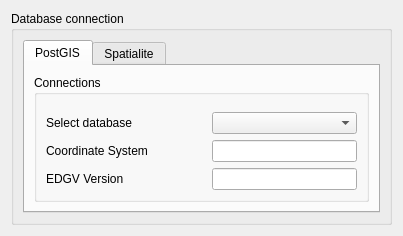
<?xml version="1.0" encoding="UTF-8"?>
<ui version="4.0">
 <class>ConnectionWidget</class>
 <widget class="QWidget" name="ConnectionWidget">
  <property name="geometry">
   <rect>
    <x>0</x>
    <y>0</y>
    <width>403</width>
    <height>226</height>
   </rect>
  </property>
  <property name="windowTitle">
   <string>Form</string>
  </property>
  <layout class="QGridLayout" name="gridLayout_6">
   <item row="0" column="0">
    <widget class="QgsCollapsibleGroupBox" name="mGroupBox">
     <property name="title">
      <string>Database connection</string>
     </property>
     <property name="saveCollapsedState">
      <bool>false</bool>
     </property>
     <layout class="QGridLayout" name="gridLayout_5">
      <item row="0" column="0">
       <widget class="QTabWidget" name="tabWidget">
        <property name="sizePolicy">
         <sizepolicy hsizetype="MinimumExpanding" vsizetype="Preferred">
          <horstretch>0</horstretch>
          <verstretch>0</verstretch>
         </sizepolicy>
        </property>
        <property name="currentIndex">
         <number>0</number>
        </property>
        <widget class="QWidget" name="tabPostGIS">
         <attribute name="title">
          <string>PostGIS</string>
         </attribute>
         <layout class="QGridLayout" name="gridLayout_3">
          <item row="0" column="0">
           <widget class="QGroupBox" name="groupBox_3">
            <property name="sizePolicy">
             <sizepolicy hsizetype="Preferred" vsizetype="Preferred">
              <horstretch>0</horstretch>
              <verstretch>0</verstretch>
             </sizepolicy>
            </property>
            <property name="title">
             <string>Connections</string>
            </property>
            <layout class="QGridLayout" name="gridLayout">
             <item row="0" column="0">
              <layout class="QVBoxLayout" name="verticalLayout">
               <item>
                <widget class="ExploreServerWidget" name="serverWidget" native="true"/>
               </item>
               <item>
                <layout class="QHBoxLayout" name="horizontalLayout_3">
                 <item>
                  <widget class="QLabel" name="label_8">
                   <property name="sizePolicy">
                    <sizepolicy hsizetype="Fixed" vsizetype="Preferred">
                     <horstretch>10</horstretch>
                     <verstretch>0</verstretch>
                    </sizepolicy>
                   </property>
                   <property name="maximumSize">
                    <size>
                     <width>150</width>
                     <height>16777215</height>
                    </size>
                   </property>
                   <property name="text">
                    <string>Select database</string>
                   </property>
                  </widget>
                 </item>
                 <item>
                  <spacer name="horizontalSpacer_6">
                   <property name="orientation">
                    <enum>Qt::Horizontal</enum>
                   </property>
                   <property name="sizeType">
                    <enum>QSizePolicy::Minimum</enum>
                   </property>
                   <property name="sizeHint" stdset="0">
                    <size>
                     <width>10</width>
                     <height>20</height>
                    </size>
                   </property>
                  </spacer>
                 </item>
                 <item>
                  <widget class="QComboBox" name="comboBoxPostgis">
                   <property name="sizePolicy">
                    <sizepolicy hsizetype="MinimumExpanding" vsizetype="Fixed">
                     <horstretch>0</horstretch>
                     <verstretch>0</verstretch>
                    </sizepolicy>
                   </property>
                   <property name="minimumSize">
                    <size>
                     <width>10</width>
                     <height>0</height>
                    </size>
                   </property>
                  </widget>
                 </item>
                </layout>
               </item>
              </layout>
             </item>
             <item row="1" column="0">
              <layout class="QHBoxLayout" name="horizontalLayout_12">
               <item>
                <widget class="QLabel" name="label_7">
                 <property name="sizePolicy">
                  <sizepolicy hsizetype="Fixed" vsizetype="Preferred">
                   <horstretch>10</horstretch>
                   <verstretch>0</verstretch>
                  </sizepolicy>
                 </property>
                 <property name="maximumSize">
                  <size>
                   <width>150</width>
                   <height>16777215</height>
                  </size>
                 </property>
                 <property name="text">
                  <string>Coordinate System</string>
                 </property>
                </widget>
               </item>
               <item>
                <spacer name="horizontalSpacer_5">
                 <property name="orientation">
                  <enum>Qt::Horizontal</enum>
                 </property>
                 <property name="sizeType">
                  <enum>QSizePolicy::Minimum</enum>
                 </property>
                 <property name="sizeHint" stdset="0">
                  <size>
                   <width>10</width>
                   <height>20</height>
                  </size>
                 </property>
                </spacer>
               </item>
               <item>
                <widget class="QLineEdit" name="postGISCrsEdit">
                 <property name="sizePolicy">
                  <sizepolicy hsizetype="MinimumExpanding" vsizetype="Fixed">
                   <horstretch>0</horstretch>
                   <verstretch>0</verstretch>
                  </sizepolicy>
                 </property>
                 <property name="minimumSize">
                  <size>
                   <width>100</width>
                   <height>0</height>
                  </size>
                 </property>
                </widget>
               </item>
              </layout>
             </item>
             <item row="2" column="0">
              <layout class="QHBoxLayout" name="horizontalLayout_5">
               <item>
                <widget class="QLabel" name="label_4">
                 <property name="sizePolicy">
                  <sizepolicy hsizetype="Fixed" vsizetype="Preferred">
                   <horstretch>20</horstretch>
                   <verstretch>0</verstretch>
                  </sizepolicy>
                 </property>
                 <property name="maximumSize">
                  <size>
                   <width>150</width>
                   <height>16777215</height>
                  </size>
                 </property>
                 <property name="text">
                  <string>EDGV Version</string>
                 </property>
                </widget>
               </item>
               <item>
                <spacer name="horizontalSpacer_3">
                 <property name="orientation">
                  <enum>Qt::Horizontal</enum>
                 </property>
                 <property name="sizeType">
                  <enum>QSizePolicy::Minimum</enum>
                 </property>
                 <property name="sizeHint" stdset="0">
                  <size>
                   <width>10</width>
                   <height>20</height>
                  </size>
                 </property>
                </spacer>
               </item>
               <item>
                <widget class="QLineEdit" name="edgvPostgisVersionEdit">
                 <property name="sizePolicy">
                  <sizepolicy hsizetype="MinimumExpanding" vsizetype="Fixed">
                   <horstretch>0</horstretch>
                   <verstretch>0</verstretch>
                  </sizepolicy>
                 </property>
                 <property name="minimumSize">
                  <size>
                   <width>100</width>
                   <height>0</height>
                  </size>
                 </property>
                </widget>
               </item>
              </layout>
             </item>
            </layout>
           </widget>
          </item>
         </layout>
        </widget>
        <widget class="QWidget" name="tabSpatialite">
         <attribute name="title">
          <string>Spatialite</string>
         </attribute>
         <layout class="QGridLayout" name="gridLayout_4">
          <item row="0" column="0">
           <layout class="QGridLayout" name="gridLayout_2">
            <item row="0" column="0">
             <layout class="QHBoxLayout" name="horizontalLayout">
              <item>
               <widget class="QLabel" name="label">
                <property name="sizePolicy">
                 <sizepolicy hsizetype="Fixed" vsizetype="Preferred">
                  <horstretch>10</horstretch>
                  <verstretch>0</verstretch>
                 </sizepolicy>
                </property>
                <property name="minimumSize">
                 <size>
                  <width>120</width>
                  <height>0</height>
                 </size>
                </property>
                <property name="maximumSize">
                 <size>
                  <width>120</width>
                  <height>16777215</height>
                 </size>
                </property>
                <property name="text">
                 <string>File                    </string>
                </property>
               </widget>
              </item>
              <item>
               <spacer name="horizontalSpacer_2">
                <property name="orientation">
                 <enum>Qt::Horizontal</enum>
                </property>
                <property name="sizeType">
                 <enum>QSizePolicy::Minimum</enum>
                </property>
                <property name="sizeHint" stdset="0">
                 <size>
                  <width>10</width>
                  <height>20</height>
                 </size>
                </property>
               </spacer>
              </item>
              <item>
               <widget class="QLineEdit" name="spatialiteFileEdit">
                <property name="sizePolicy">
                 <sizepolicy hsizetype="MinimumExpanding" vsizetype="Fixed">
                  <horstretch>0</horstretch>
                  <verstretch>0</verstretch>
                 </sizepolicy>
                </property>
               </widget>
              </item>
              <item>
               <widget class="QPushButton" name="pushButtonOpenFile">
                <property name="text">
                 <string>Search</string>
                </property>
               </widget>
              </item>
             </layout>
            </item>
            <item row="1" column="0">
             <layout class="QHBoxLayout" name="horizontalLayout_2">
              <item>
               <widget class="QLabel" name="label_2">
                <property name="sizePolicy">
                 <sizepolicy hsizetype="Fixed" vsizetype="Preferred">
                  <horstretch>10</horstretch>
                  <verstretch>0</verstretch>
                 </sizepolicy>
                </property>
                <property name="maximumSize">
                 <size>
                  <width>120</width>
                  <height>16777215</height>
                 </size>
                </property>
                <property name="text">
                 <string>Coordinate System</string>
                </property>
               </widget>
              </item>
              <item>
               <spacer name="horizontalSpacer_4">
                <property name="orientation">
                 <enum>Qt::Horizontal</enum>
                </property>
                <property name="sizeType">
                 <enum>QSizePolicy::Minimum</enum>
                </property>
                <property name="sizeHint" stdset="0">
                 <size>
                  <width>10</width>
                  <height>20</height>
                 </size>
                </property>
               </spacer>
              </item>
              <item>
               <widget class="QLineEdit" name="spatialiteCrsEdit">
                <property name="sizePolicy">
                 <sizepolicy hsizetype="MinimumExpanding" vsizetype="Fixed">
                  <horstretch>0</horstretch>
                  <verstretch>0</verstretch>
                 </sizepolicy>
                </property>
                <property name="minimumSize">
                 <size>
                  <width>100</width>
                  <height>0</height>
                 </size>
                </property>
               </widget>
              </item>
             </layout>
            </item>
            <item row="2" column="0">
             <layout class="QHBoxLayout" name="horizontalLayout_4">
              <item>
               <widget class="QLabel" name="label_3">
                <property name="sizePolicy">
                 <sizepolicy hsizetype="Fixed" vsizetype="Preferred">
                  <horstretch>20</horstretch>
                  <verstretch>0</verstretch>
                 </sizepolicy>
                </property>
                <property name="maximumSize">
                 <size>
                  <width>120</width>
                  <height>16777215</height>
                 </size>
                </property>
                <property name="text">
                 <string>EDGV Version</string>
                </property>
               </widget>
              </item>
              <item>
               <spacer name="horizontalSpacer">
                <property name="orientation">
                 <enum>Qt::Horizontal</enum>
                </property>
                <property name="sizeType">
                 <enum>QSizePolicy::Minimum</enum>
                </property>
                <property name="sizeHint" stdset="0">
                 <size>
                  <width>10</width>
                  <height>20</height>
                 </size>
                </property>
               </spacer>
              </item>
              <item>
               <widget class="QLineEdit" name="edgvSpatialiteVersionEdit">
                <property name="sizePolicy">
                 <sizepolicy hsizetype="MinimumExpanding" vsizetype="Fixed">
                  <horstretch>0</horstretch>
                  <verstretch>0</verstretch>
                 </sizepolicy>
                </property>
                <property name="minimumSize">
                 <size>
                  <width>100</width>
                  <height>0</height>
                 </size>
                </property>
               </widget>
              </item>
             </layout>
            </item>
           </layout>
          </item>
         </layout>
        </widget>
       </widget>
      </item>
     </layout>
    </widget>
   </item>
  </layout>
 </widget>
 <customwidgets>
  <customwidget>
   <class>QgsCollapsibleGroupBox</class>
   <extends>QGroupBox</extends>
   <header>qgis.gui</header>
   <container>1</container>
  </customwidget>
  <customwidget>
   <class>ExploreServerWidget</class>
   <extends>QWidget</extends>
   <header>DsgTools.CustomWidgets.exploreServerWidget.h</header>
   <container>1</container>
  </customwidget>
 </customwidgets>
 <resources/>
 <connections/>
</ui>
